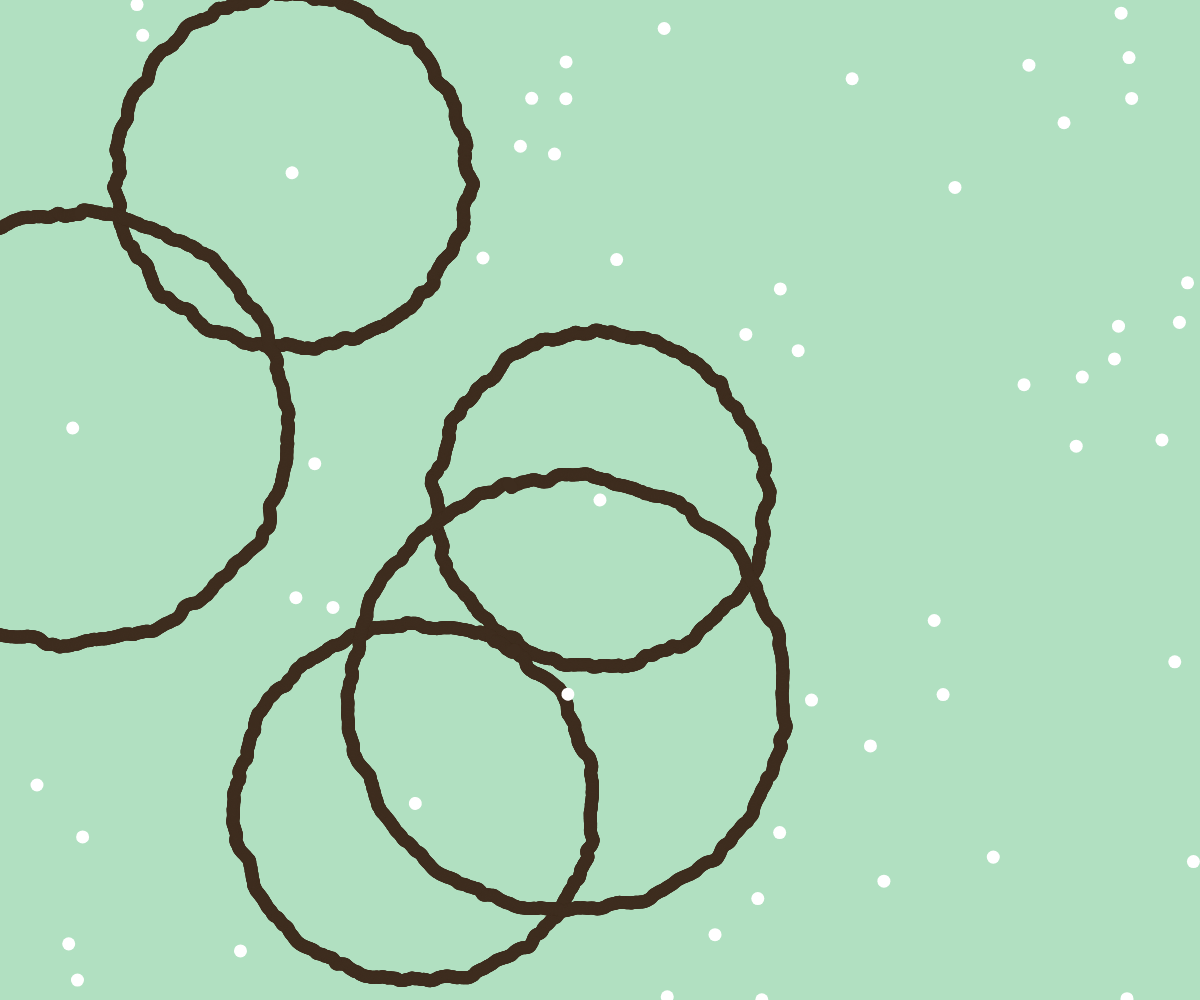
Frame 1 (no input)
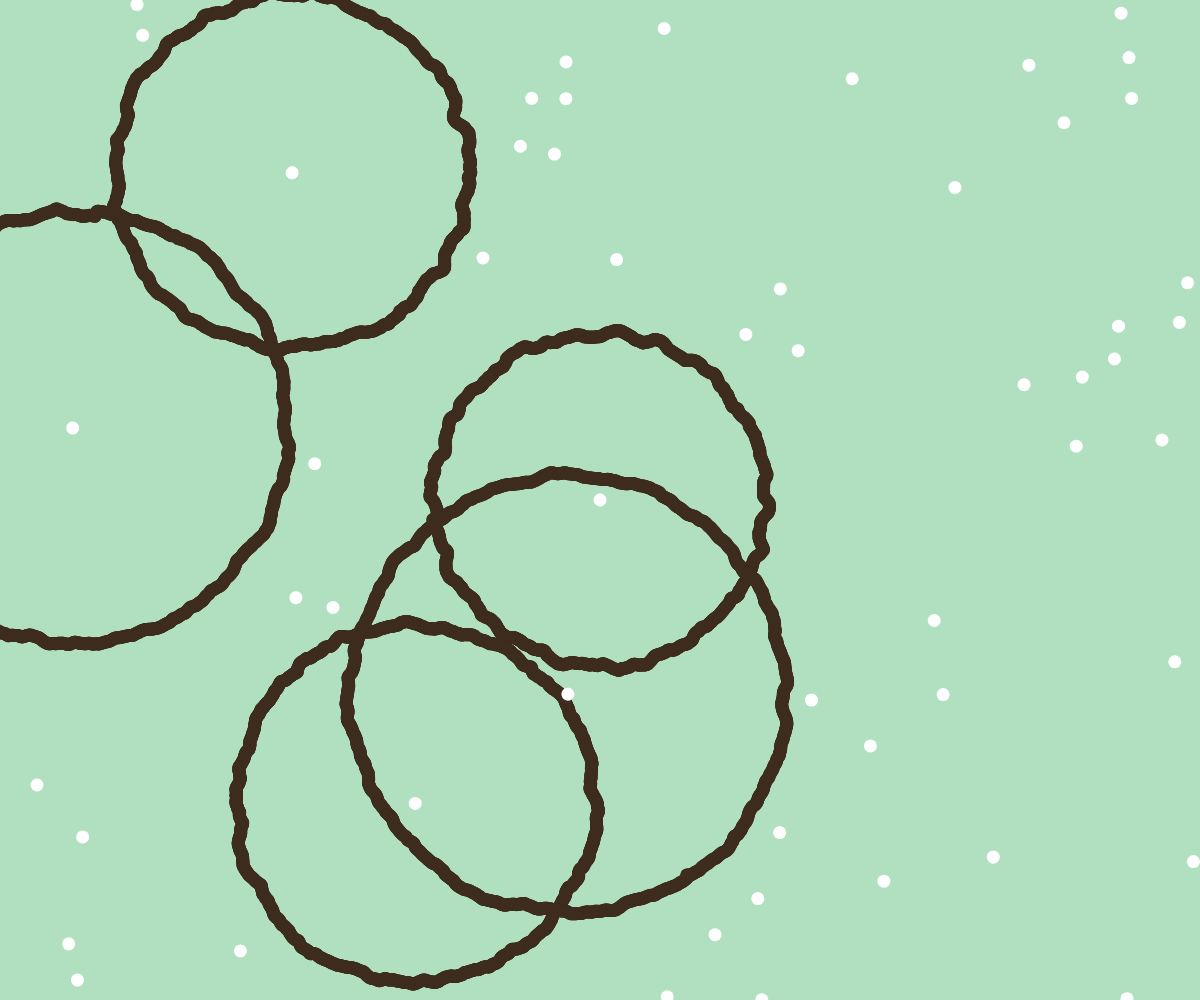
Frame 60 (no input)
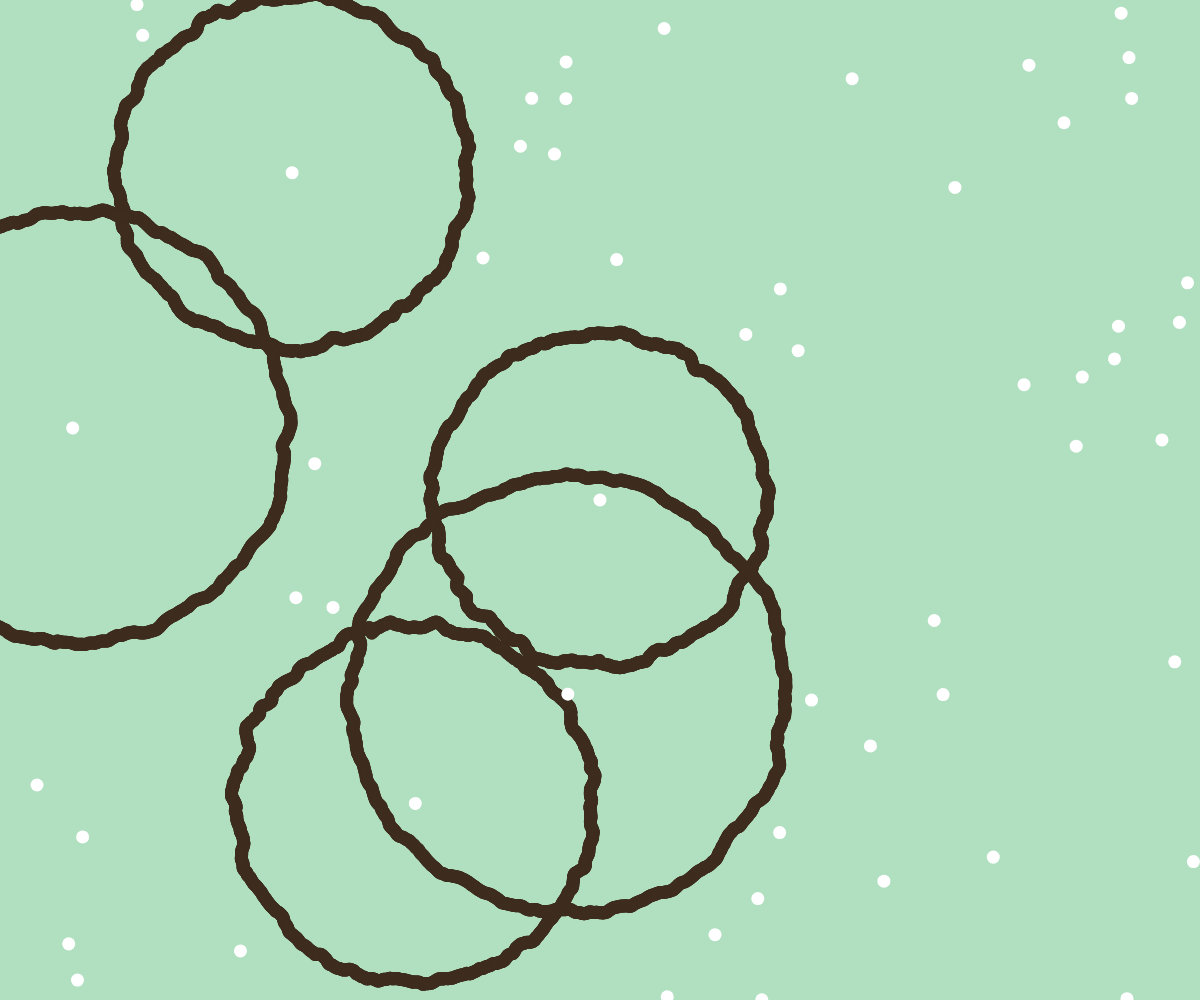
Frame 120 (the mouse pressed at the canvas centre since frame 60)

The p5.js sketch that drew these frames (run headless with seeded random() and noise() and a simulated clock; from frame 60 on, the mouse is pressed at the canvas centre):

// p5.js sketch
// ── sketch.js
let canvasHyp;
let shakyX = [];
let shakyY = [];
let shakyR = [];

let bgpX = [];
let bgpY = [];

function drawShakyCircle(x, y, baseRad) {
  push();
  translate(x, y);

  push();
  // strokeWeight(6);
  stroke(255);
  point(0, 0); // Center of circle;
  pop();

  // Creates array of points' x and y
  let nPoints = 1000;
  let pX = [];
  let pY = [];
  let angSpacing = TWO_PI/nPoints;
  let noiseOff = random(1000);
  let rTol = canvasHyp / 200;
  for (let i = 0; i <= nPoints; i++) {
    let ang = i*angSpacing;
    noiseOff = noiseOff + 0.05;
    let r = map(noise(noiseOff), 0, 1, baseRad-rTol, baseRad+rTol);
    pX[i] = r*cos(ang);
    pY[i] = r*sin(ang);
  }

  // Draws lines b/w points
  for (let i = 1; i < nPoints; i++) {
    line(pX[i], pY[i], pX[i-1], pY[i-1])
    if (i == nPoints - 1) {
      line(pX[i], pY[i], pX[0], pY[0]);
    }
  }

  pop();
}

function genShakyData(n, baseRad) {
  for (let i = 0; i < n; i++) {
    shakyX[i] = random(width);
    shakyY[i] = random(height);
    shakyR[i] = map(random(), 0, 1, baseRad*0.8, baseRad*1.2);
  }
}

function genBGPoints(totPts) {
  let nPts = 0;
  while (nPts < totPts) {
    let isInside = true;
    let attempts = 0;
    while (isInside) {
      nX = random(width);
      nY = random(height);
      isInside = false;
      for (let i = 0; i < shakyX.length; i++) {
        if (!checkIsOutside(nX, nY, shakyX[i], shakyY[i], shakyR[i] + 20)) {
          isInside = true;
        }
      }
      attempts = attempts + 1;
      if (attempts > 1000) {
        Error('Max attempts to gen bgPoint reached');
        break;
      }
    }
    bgpX.push(nX);
    bgpY.push(nY);
    nPts = nPts + 1;
  }
}

function checkIsOutside(newX, newY, shX, shY, shR) {
  let d = dist(newX, newY, shX, shY);
  if (d <= shR) {
    // console.log('checkIsOutside = false');
    return false;
  } else {
    // console.log('checkIsOutside = true');
    return true;
  }
}

function windowResized() {
  console.log('window resized');
  setup();
}

function setup() {
  shakyX = [];
  shakyY = [];
  shakyR = [];

  bgpX = [];
  bgpY = [];
  createCanvas(windowWidth, windowHeight);
  console.log(width +' '+ height);
  canvasHyp = Math.sqrt(width**2 + height**2);
  console.log(canvasHyp);
  let baseRad = canvasHyp / 8;
  genShakyData(5, baseRad);
  shakyX[0] = width/2;
  shakyY[0] = height/2;
  shakyR[0] = height / 6;
  genBGPoints(50);

}

function draw() {
  frameRate(25);
  background(color('rgb(177, 224, 193)'))

  strokeWeight(canvasHyp / 120);
  stroke(color('rgb(62, 45, 31)'));
  // drawShakyCircle(width/2, height/2, 100);
  for (let i = 0; i < shakyX.length; i++) {
    push();
    translate(shakyX[i], shakyY[i]);
    rotate(map(random(), 0, 1, 0, TWO_PI));
    drawShakyCircle(0, 0, shakyR[i]);
    pop();
  }

  stroke(255);
  for (let i = 0; i < bgpX.length; i++) {
    point(bgpX[i], bgpY[i]);
  }
}
